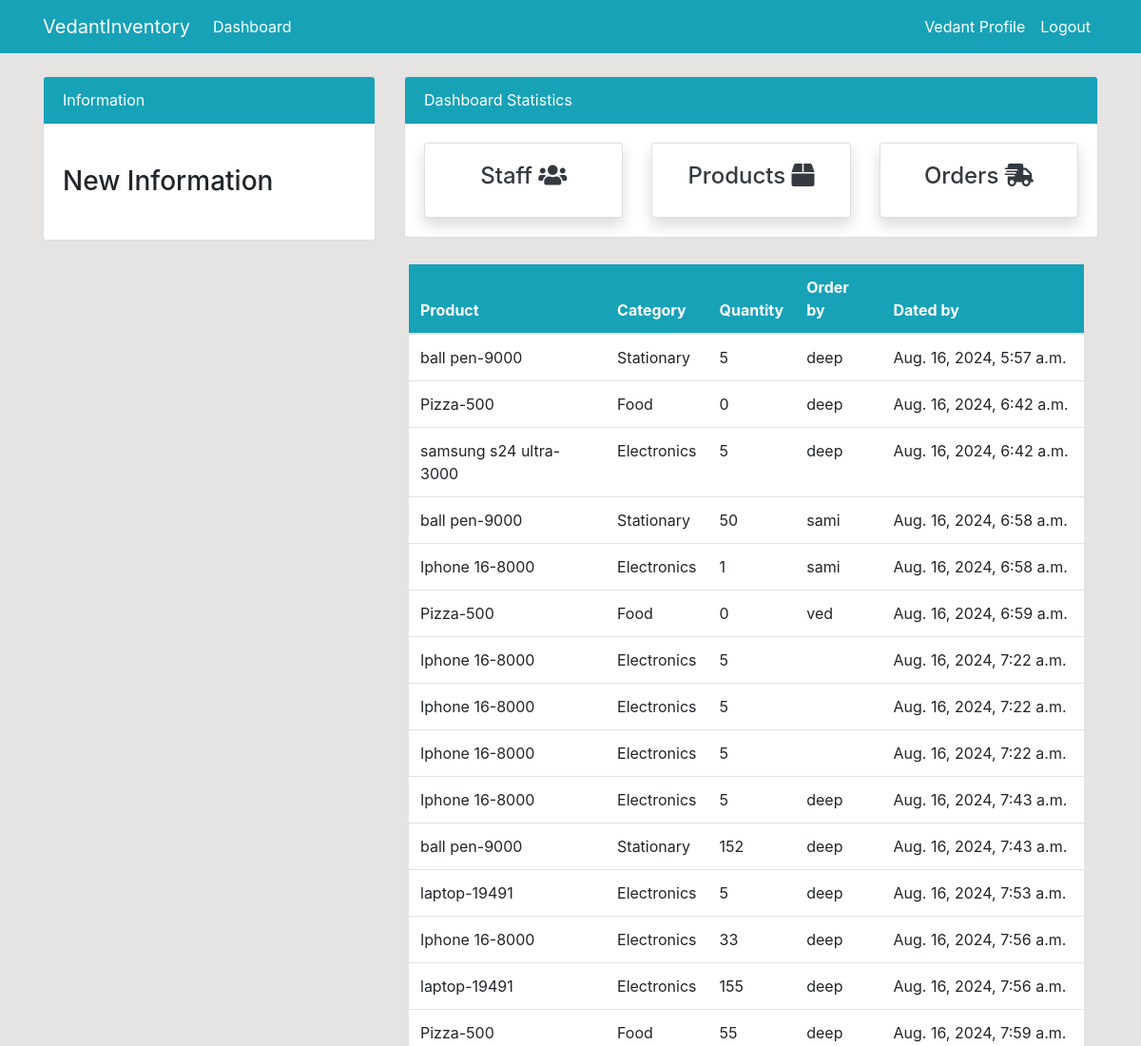
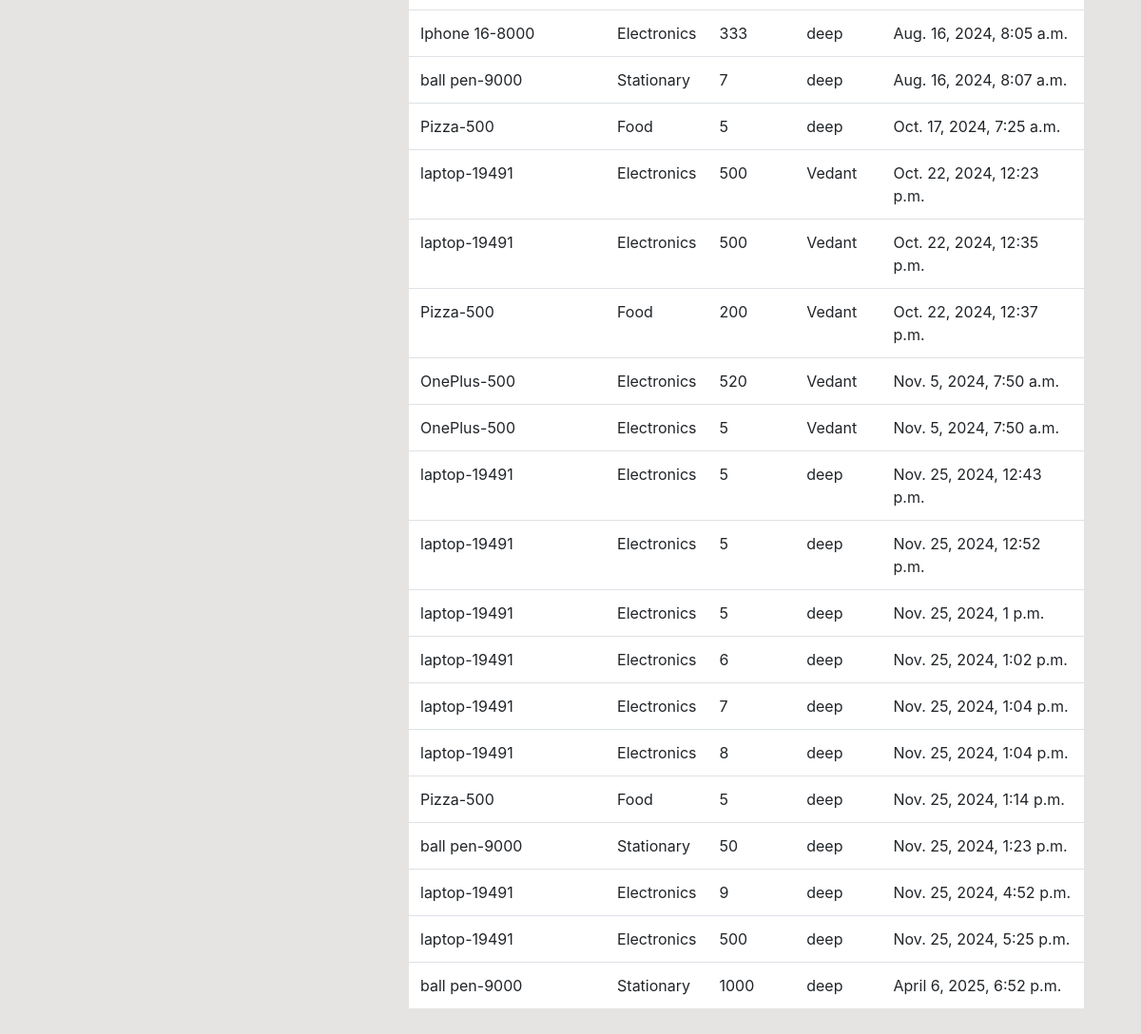
The page /order/ (signed in) on the database its author committed (2 pictures, top to bottom).
### dashboard/models.py (models this page shows, shortened)
class Order(models.Model):
    product = models.ForeignKey(Product, on_delete=models.CASCADE, null=True)
    staff = models.ForeignKey(User, models.CASCADE, null=True)
    order_quantity = models.PositiveIntegerField(null=True)
    date = models.DateTimeField(auto_now_add=True)
    comment = models.CharField(max_length=200, null=True)
    class Meta:
        verbose_name_plural = 'Order'

class Product(models.Model):
    name = models.CharField(max_length=100, null=True)
    category = models.CharField(max_length=20, choices= CATEGORY,null=True)
    quantity = models.PositiveIntegerField(null=True)
    class Meta:
        verbose_name_plural = 'Product'
    def __str__(self):
        return f'{self.name}-{self.quantity}'

### dashboard/views.py (the view)
# urls.py: path('order/',views.order, name='dashboard-order'),
@login_required(login_url='user-login')
def order(request):
    all_orders =  Order.objects.all()
    if request.method == 'Post':
        ordering = OrderAdd(request.Post)
        if ordering.is_valid():
            ordering.save()
        else:
            ordering = OrderAdd(instance=id)
    context = {
        'all_orders': all_orders,
    }
    return render(request, 'dashboard/order.html', context)

### templates/dashboard/order.html (shortened to what this page needs)
{% extends 'partials/base.html' %}
{% block content %}
{% include 'partials/topnav.html' %}
<div class="container">
    <div class="row my-4">
        <div class="col-md-4">
        </div>
        <div class="col-md-8">
            <table class="table bg-white">
                <thead class="bg-info">
                    <tr class="text-white">
                        <th scope="col">Product</th>
                        <th scope="col">Category</th>
                        <th scope="col">Quantity</th>
                        <th scope="col">Order by</th>
                        <th scope="col">Dated by</th>
                    </tr>
                </thead>
                <tbody>
                    {% for order in all_orders  %}
                    <tr>
                        <td>{{ order.product }}</td>
                        <td>{{ order.product.category }}</td>
                        <td>{{ order.order_quantity }}</td>
                        <td>
                            {{ order.staff.username }}
                        </td>
                        <td>
                            {{ order.date }}
                        </td>
                    </tr>
                    {% endfor %}
                </tbody>
            </table>
        </div>
    </div>
</div>
{% endblock %}

### templates/partials/nav.html (shortened to what this page needs)
<nav class="navbar navbar-expand-lg navbar-info bg-info">
    <div class="container">
        {% if user.is_authenticated %}
        <a class="navbar-brand text-white" href="{% url 'dashboard-index' %}">VedantInventory</a>
        <div class="collapse navbar-collapse" id="navbarSupportedContent">
            <ul class="navbar-nav mr-auto">
                <li class="nav-item active">
                    <a class="nav-link text-white" href="{% url 'dashboard-index' %}">Dashboard </a>
                </li>
            </ul>
            <ul class="navbar-nav ml-auto">
                <li class="nav-item active">
                    <a class="nav-link text-white" href="{% url 'user-profile' %}">{{ user.username }} Profile
                        <span class="sr-only">(current)</span></a>
                </li>
                <li class="nav-item">
                    <a class="nav-link text-white" href="{% url 'user-logout' %}">Logout</a>
                </li>
            </ul>
            {% endif %}
        </div>
    </div>
</nav>

### static/style.css (style rules this page uses)
body { background: rgb(230, 227, 227); }

### rows shown on the page
Order: product "ball pen-9000", product.category "Stationary", order_quantity "5", staff.username "deep", date "Aug. 16, 2024, 5:57 a.m."
Order: product "Pizza-500", product.category "Food", order_quantity "0", staff.username "deep", date "Aug. 16, 2024, 6:42 a.m."
Order: product "samsung s24 ultra-3000", product.category "Electronics", order_quantity "5", staff.username "deep", date "Aug. 16, 2024, 6:42 a.m."
Order: product "ball pen-9000", product.category "Stationary", order_quantity "50", staff.username "sami", date "Aug. 16, 2024, 6:58 a.m."
Order: product "Iphone 16-8000", product.category "Electronics", order_quantity "1", staff.username "sami", date "Aug. 16, 2024, 6:58 a.m."
Order: product "Pizza-500", product.category "Food", order_quantity "0", staff.username "ved", date "Aug. 16, 2024, 6:59 a.m."
Order: product "Iphone 16-8000", product.category "Electronics", order_quantity "5", date "Aug. 16, 2024, 7:22 a.m."
Order: product "Iphone 16-8000", product.category "Electronics", order_quantity "5", date "Aug. 16, 2024, 7:22 a.m."
Order: product "Iphone 16-8000", product.category "Electronics", order_quantity "5", date "Aug. 16, 2024, 7:22 a.m."
Order: product "Iphone 16-8000", product.category "Electronics", order_quantity "5", staff.username "deep", date "Aug. 16, 2024, 7:43 a.m."
Order: product "ball pen-9000", product.category "Stationary", order_quantity "152", staff.username "deep", date "Aug. 16, 2024, 7:43 a.m."
Order: product "laptop-19491", product.category "Electronics", order_quantity "5", staff.username "deep", date "Aug. 16, 2024, 7:53 a.m."
Order: product "Iphone 16-8000", product.category "Electronics", order_quantity "33", staff.username "deep", date "Aug. 16, 2024, 7:56 a.m."
Order: product "laptop-19491", product.category "Electronics", order_quantity "155", staff.username "deep", date "Aug. 16, 2024, 7:56 a.m."
Order: product "Pizza-500", product.category "Food", order_quantity "55", staff.username "deep", date "Aug. 16, 2024, 7:59 a.m."
Order: product "Iphone 16-8000", product.category "Electronics", order_quantity "333", staff.username "deep", date "Aug. 16, 2024, 8:05 a.m."
Order: product "ball pen-9000", product.category "Stationary", order_quantity "7", staff.username "deep", date "Aug. 16, 2024, 8:07 a.m."
Order: product "Pizza-500", product.category "Food", order_quantity "5", staff.username "deep", date "Oct. 17, 2024, 7:25 a.m."
Order: product "laptop-19491", product.category "Electronics", order_quantity "500", staff.username "Vedant", date "Oct. 22, 2024, 12:23 p.m."
Order: product "laptop-19491", product.category "Electronics", order_quantity "500", staff.username "Vedant", date "Oct. 22, 2024, 12:35 p.m."
Order: product "Pizza-500", product.category "Food", order_quantity "200", staff.username "Vedant", date "Oct. 22, 2024, 12:37 p.m."
Order: product "OnePlus-500", product.category "Electronics", order_quantity "520", staff.username "Vedant", date "Nov. 5, 2024, 7:50 a.m."
Order: product "OnePlus-500", product.category "Electronics", order_quantity "5", staff.username "Vedant", date "Nov. 5, 2024, 7:50 a.m."
Order: product "laptop-19491", product.category "Electronics", order_quantity "5", staff.username "deep", date "Nov. 25, 2024, 12:43 p.m."
Order: product "laptop-19491", product.category "Electronics", order_quantity "5", staff.username "deep", date "Nov. 25, 2024, 12:52 p.m."
Order: product "laptop-19491", product.category "Electronics", order_quantity "5", staff.username "deep", date "Nov. 25, 2024, 1 p.m."
Order: product "laptop-19491", product.category "Electronics", order_quantity "6", staff.username "deep", date "Nov. 25, 2024, 1:02 p.m."
Order: product "laptop-19491", product.category "Electronics", order_quantity "7", staff.username "deep", date "Nov. 25, 2024, 1:04 p.m."
Order: product "laptop-19491", product.category "Electronics", order_quantity "8", staff.username "deep", date "Nov. 25, 2024, 1:04 p.m."
Order: product "Pizza-500", product.category "Food", order_quantity "5", staff.username "deep", date "Nov. 25, 2024, 1:14 p.m."
Order: product "ball pen-9000", product.category "Stationary", order_quantity "50", staff.username "deep", date "Nov. 25, 2024, 1:23 p.m."
Order: product "laptop-19491", product.category "Electronics", order_quantity "9", staff.username "deep", date "Nov. 25, 2024, 4:52 p.m."
Order: product "laptop-19491", product.category "Electronics", order_quantity "500", staff.username "deep", date "Nov. 25, 2024, 5:25 p.m."
Order: product "ball pen-9000", product.category "Stationary", order_quantity "1000", staff.username "deep", date "April 6, 2025, 6:52 p.m."

### other values the page prints
{{ user.username }} "Vedant"
